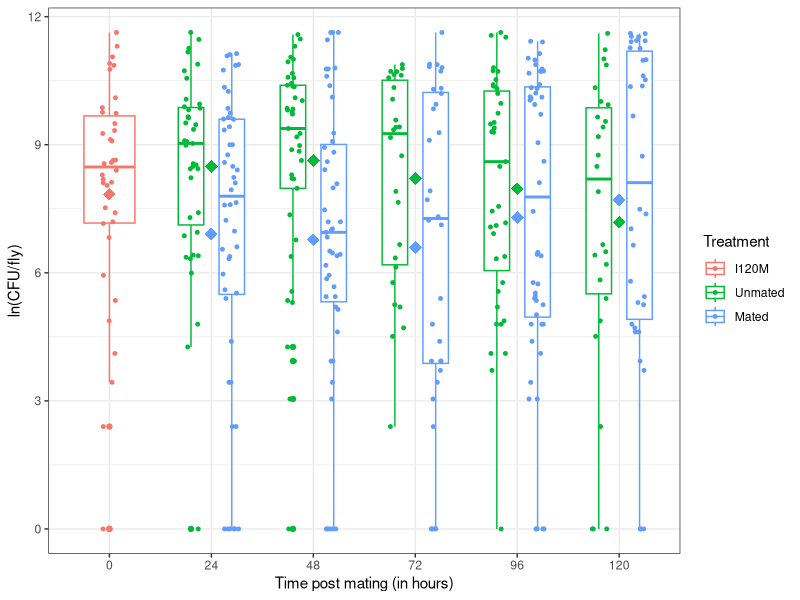

Reproduce this figure in R.
library(ggplot2)
library(tidyverse)

setwd()
Data<- read.csv("Bacterial_load.csv", header=T)

# Figuring out the highest number of CFU to replace the CFU value in rows with flag "T"
max(Data$Count.per.Frame, na.rm = TRUE)

# Assigning the numbers for rows with flag "T" i.e. too many colonies to count
Updated_data<- Data %>% mutate(Count.per.Frame = case_when(Flags %in% c('T') ~ '485',
                                                                       TRUE ~ as.character(Count.per.Frame)),
                                           Count.per.ml = case_when(Flags %in% c('T') ~ '225000',
                                                                    TRUE ~ as.character(Count.per.ml)),
                                           Count_per_fly = case_when (Flags %in% c('T') ~ '112500',
                                                                      TRUE~ as.character(Count_per_fly)),
                                           ln_count = case_when(Flags %in% c('T') ~ '11.630717',
                                                                TRUE~as.character(ln_count)))

Updated_data$Count.per.Frame<- as.numeric(Updated_data$Count.per.Frame)
Updated_data$Count.per.ml<- as.numeric(Updated_data$Count.per.ml)
Updated_data$Count_per_fly<- as.numeric(Updated_data$Count_per_fly)
Updated_data$ln_count<- as.numeric(Updated_data$ln_count)


#Plotting the data
Updated_data$Treatment<- factor(Updated_data$Treatment, levels=c("I120M", "Unmated","Mated"))
Updated_data$Time<- as.factor(Updated_data$Time)

ggplot(Updated_data, aes(Time, ln_count, color=Treatment)) + geom_boxplot(width=0.5, position=position_dodge(0.8))+ geom_point(size=1, position = position_jitterdodge())+
  theme_bw()+
  ylab("ln(CFU/fly)") +xlab("Time post mating (in hours)") + stat_summary(fun.y = mean,
                                                                          geom = "point", shape = 18, size = 4,
                                                                          show.legend = FALSE)


#Comparing variance between mated and unmated treatments
New_data<- Updated_data[!Updated_data$Treatment=="I120M",]
New_data %>% group_by(Treatment) %>% summarise(var=var(ln_count))

#F-test to compare if the variances are significantly different from each other or not
var.test(ln_count ~ Treatment, New_data)

#Welch's t-est the difference in mean between two treatment groups as they have signifincant difference in their variance
t.test(ln_count~Treatment, New_data)

###Fisher's exact test on the number of dead individuals between mated and unmated groups. First numbers in matrix represent dead and second number represent alive individuals
A<- matrix(c(7,208, 107,247), nrow = 2)
B<- fisher.test(A)
B

